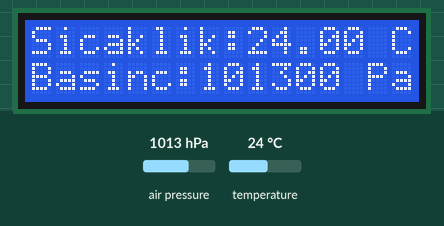
Bench run of a sketch on a simulated Arduino Uno, built with avr-gcc and run on an emulated ATmega328P. On the bench: 16×2 character LCD. Inputs (shaded band) come from the test bench; at power-on: air pressure 1013 hPa, temperature 24 °C. What the sketch prints to the serial monitor is not drawn.

Above: at 1.2 s.
1.3 s: air pressure set to 952 hPa
At 2.6 s:
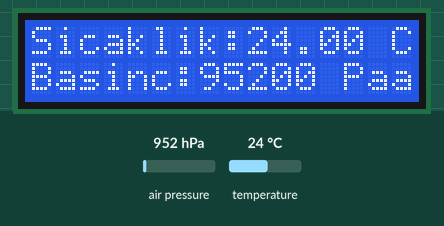
3.5 s: temperature set to 12 °C
At 4.9 s:
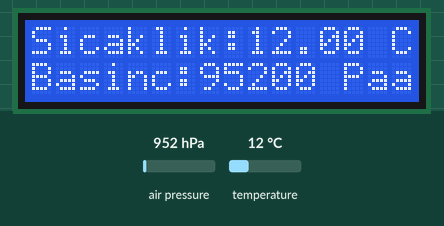
5.6 s: air pressure set to 975 hPa
At 7.1 s:
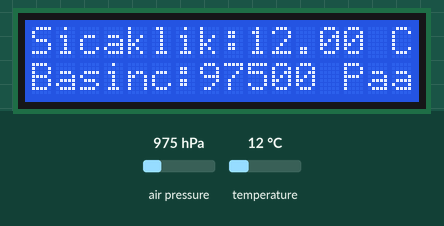
7.6 s: temperature set to 19 °C
At 9.4 s:
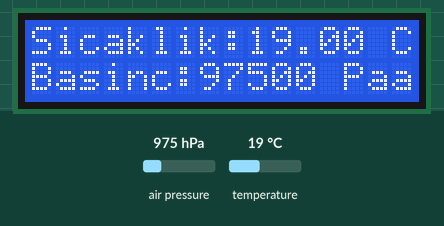
Timing chart, 0 to 10.6 s (numbered marks = the images above; inputs shaded):
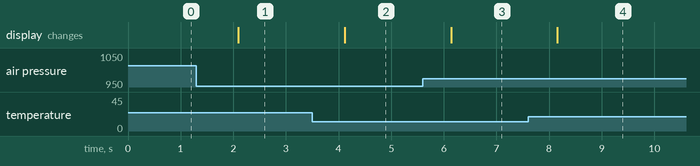

The sketch:

temperature_pressure_lcd_arduino.ino
```cpp
#include <Wire.h>
#include <LiquidCrystal.h>
#include <Adafruit_BMP085.h>

LiquidCrystal lcd(12, 11, 5, 4, 3, 2);
Adafruit_BMP085 bmp180;

void setup()
{
  Serial.begin(9600);
  Serial.println("BMP180 Algilandi!");

  if (!bmp180.begin())
  {
    Serial.println("BMP180 Bulunamadi");
    while (1) {}
  }
  lcd.begin(16,2);
  lcd.setCursor(0,0);
  lcd.print("Sicaklik: ");
  lcd.setCursor(0,1);
  lcd.print("Basinc: ");
}

void loop()
{
  lcd.setCursor(0,0);
  lcd.print("Sicaklik:");
  lcd.print(bmp180.readTemperature());
  lcd.print(" C");
  lcd.setCursor(0,1);
  lcd.print("Basinc:");
  lcd.print(bmp180.readPressure());
  lcd.print(" Pa");
  delay(1000);
}
```

Measured:
- after the input at 1.3 s, the display: changes after 0.80 s (image 1)
- after the input at 3.5 s, the display: changes after 0.62 s (image 2)
- after the input at 5.6 s, the display: changes after 0.54 s (image 3)
- after the input at 7.6 s, the display: changes after 0.56 s (image 4)
